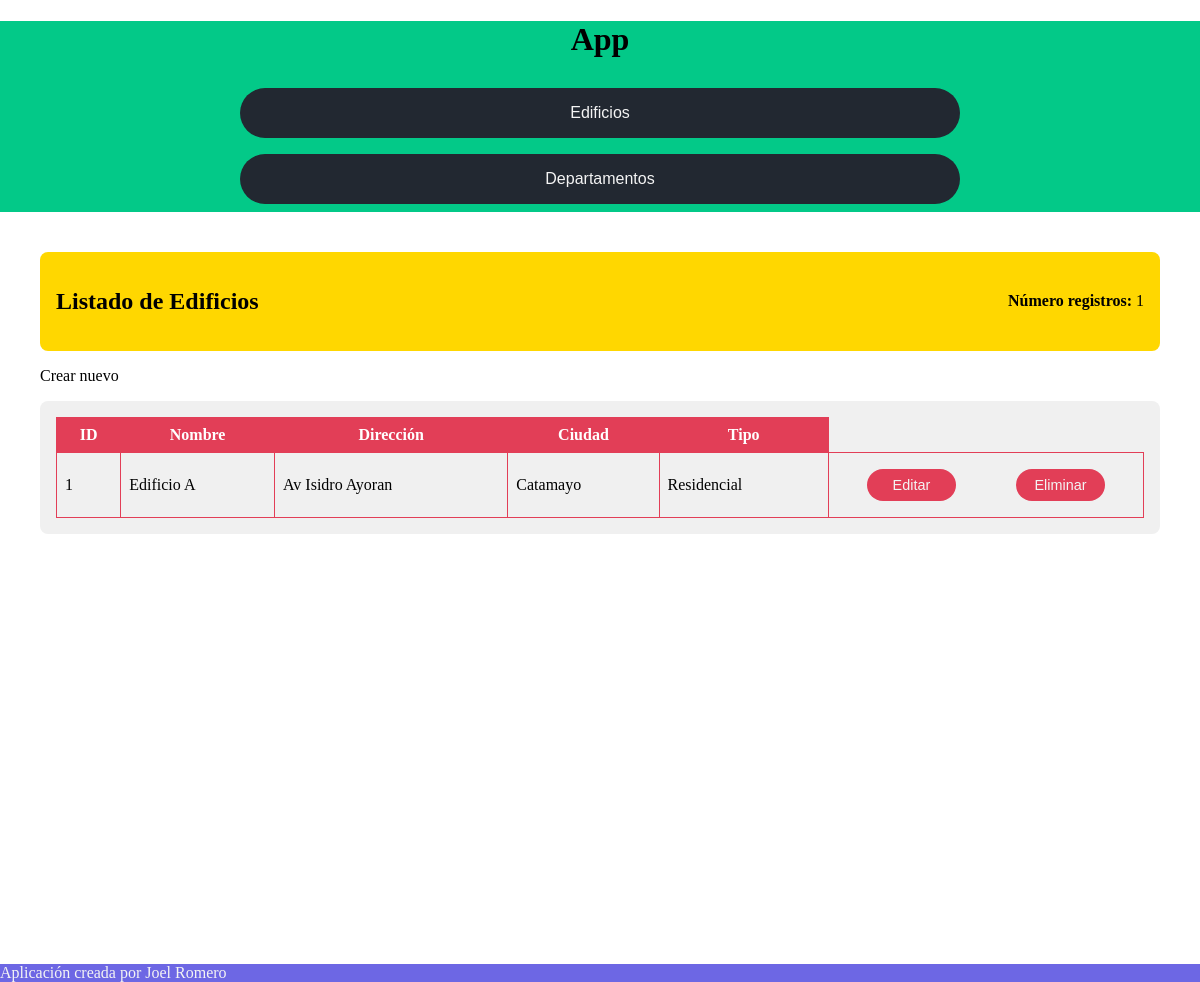
Page /entidades/listar_edificios/ on the earlier database version.
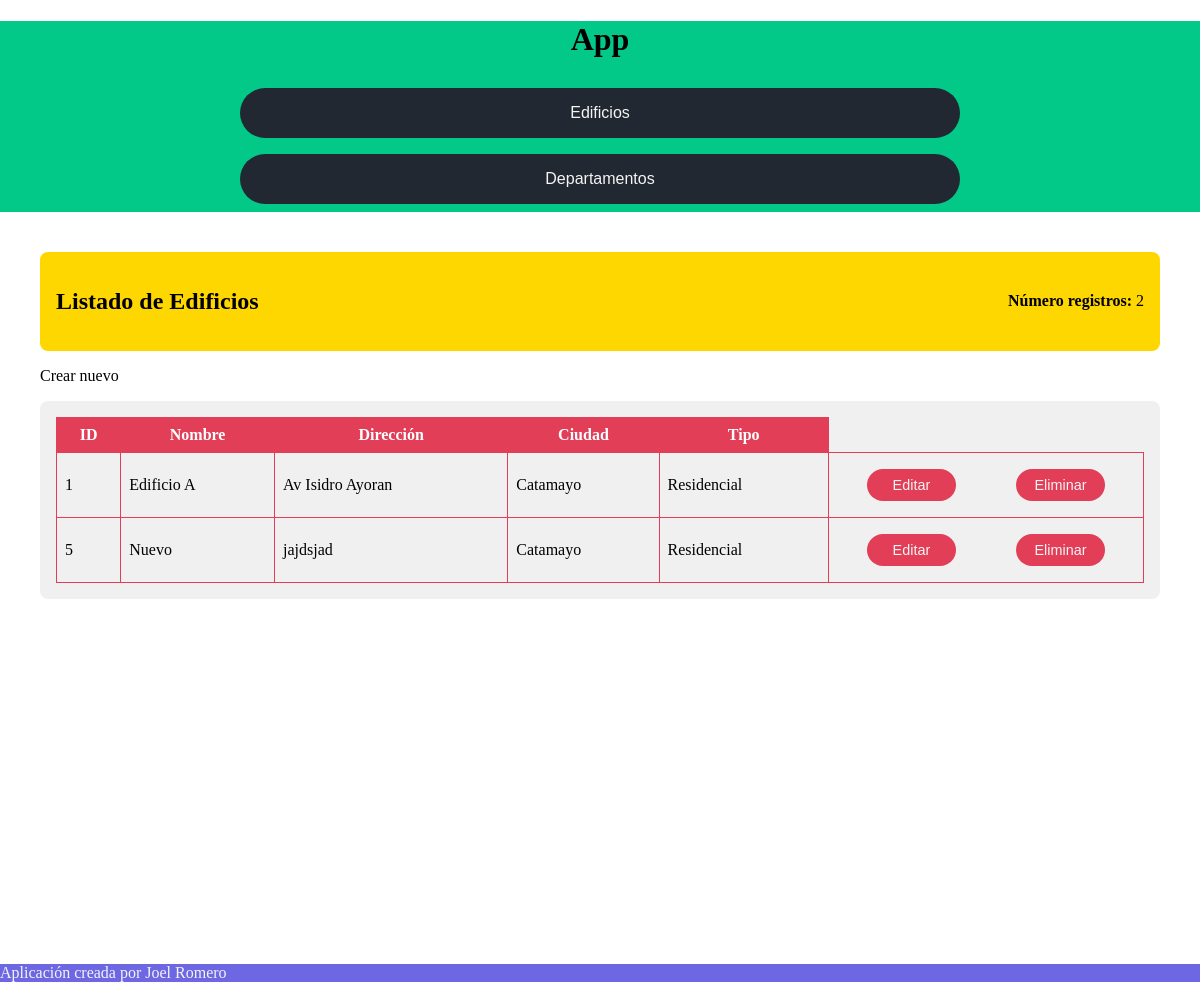
Same page on the later database version.
### app/models.py (models this page shows, shortened)
class Edificio(models.Model):
    TIPO_CHOICES = [
        ('Residencial', 'Residencial'),
        ('Comercial', 'Comercial'),
    ]
    nombre = models.CharField(max_length=100)
    direccion = models.CharField(max_length=200)
    ciudad = models.CharField(max_length=100)
    tipo = models.CharField(max_length=50, choices=TIPO_CHOICES)

### app/views.py (the view)
# urls.py: path('listar_edificios/', listar_edificios, name='listar_edificios'),
def listar_edificios(request):
    edificios = Edificio.objects.all()
    data = getDataForHtml(edificios, len(edificios), 'Listado de Edificios', 'edificios')
    return render(request, 'list.html', data)

### app/views.py (called while the page is built)
def getDataForHtml(items, numero_registros, title, type):
    return {'items': items, 'numero_registros': numero_registros, 'title': title, 'type': type}

### app/templates/list.html (shortened to what this page needs)
{% extends "base.html" %}
{% block content %}
<section>
    <div class="section-header">
        <h2>{{ title }}</h2>
        <p><b>Número registros:</b> {{ numero_registros }}</p>
    </div>
    <article>
        <div>
            {% if type == "edificios" %}
            <a href="{% url 'crear_edificio' %}" style="color: black;">
                <p>Crear nuevo</p>
            </a>
            {% elif type == "departamentos" %}
            <a href="{% url 'crear_departamento' %}" style="color: black;">
                <p>Crear nuevo</p>
            </a>
            {% endif %}
        </div>
        <div class="section-cards">
            <table>
                <thead>
                    <tr>
                        <th>ID</th>
                        {% if type == "edificios" %}
                        <th>Nombre</th>
                        <th>Dirección</th>
                        <th>Ciudad</th>
                        <th>Tipo</th>
                        {% elif type == "departamentos" %}
                        <th>Nombre Propietario</th>
                        <th>Costo</th>
                        <th>Número de Cuartos</th>
                        <th>Edificio</th>
                        {% endif %}
                    </tr>
                </thead>
                <tbody>
                    {% for item in items %}
                    <tr>
                        <td>{{ item.id }}</td>
                        {% if type == "edificios" %}
                        <td>{{ item.nombre }}</td>
                        <td>{{ item.direccion }}</td>
                        <td>{{ item.ciudad }}</td>
                        <td>{{ item.tipo }}</td>
                        {% elif type == "departamentos" %}
                        <td>{{ item.nombre_propietario }}</td>
                        <td>{{ item.costo }}</td>
                        <td>{{ item.numero_cuartos }}</td>
                        <td>{{ item.edificio.nombre }}</td>
                        {% endif %}
                        <td><div class="card-buttons">
                            {% if type == "edificios" %}
                            <button><a
                                    href="{% url 'editar_edificio' item.id %}">Editar</a></button>
                            <button><a
                                    href="{% url 'eliminar_edificio' item.id %}">Eliminar</a></button>
                            {% elif type == "departamentos" %}
                            <button><a
                                    href="{% url 'editar_departamento' item.id %}">Editar</a></button>
                            <button><a
                                    href="{% url 'eliminar_departamento' item.id %}">Eliminar</a></button>
                            {% endif %}
                        </div>
                    </td>
                    </tr>
                    {% endfor %}
                </tbody>
            </table>
        </div>
    </article>
</section>
{% endblock %}

Differences in the rows shown:
added Edificio: id "5", nombre "Nuevo", direccion "jajdsjad", ciudad "Catamayo", tipo "Residencial"
Other differences:
{{ numero_registros }}: "1" → "2"
